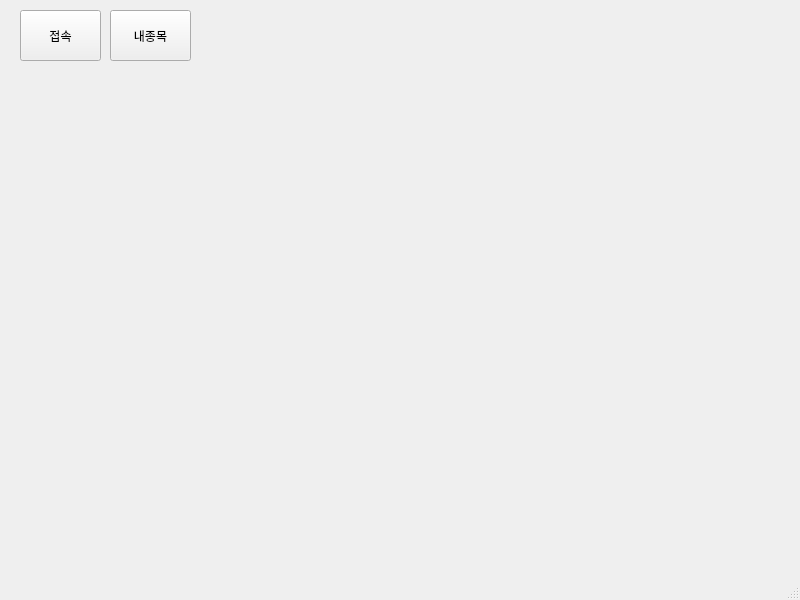
<?xml version="1.0" encoding="UTF-8"?>
<ui version="4.0">
 <class>MainWindow</class>
 <widget class="QMainWindow" name="MainWindow">
  <property name="geometry">
   <rect>
    <x>0</x>
    <y>0</y>
    <width>800</width>
    <height>600</height>
   </rect>
  </property>
  <property name="windowTitle">
   <string>MainWindow</string>
  </property>
  <widget class="QWidget" name="centralwidget">
   <widget class="QToolButton" name="toolButton">
    <property name="geometry">
     <rect>
      <x>20</x>
      <y>10</y>
      <width>81</width>
      <height>51</height>
     </rect>
    </property>
    <property name="text">
     <string>접속</string>
    </property>
   </widget>
   <widget class="QToolButton" name="toolButton_2">
    <property name="geometry">
     <rect>
      <x>110</x>
      <y>10</y>
      <width>81</width>
      <height>51</height>
     </rect>
    </property>
    <property name="text">
     <string>내종목</string>
    </property>
   </widget>
  </widget>
  <widget class="QMenuBar" name="menubar">
   <property name="geometry">
    <rect>
     <x>0</x>
     <y>0</y>
     <width>800</width>
     <height>21</height>
    </rect>
   </property>
  </widget>
  <widget class="QStatusBar" name="statusbar"/>
 </widget>
 <resources/>
 <connections/>
</ui>
